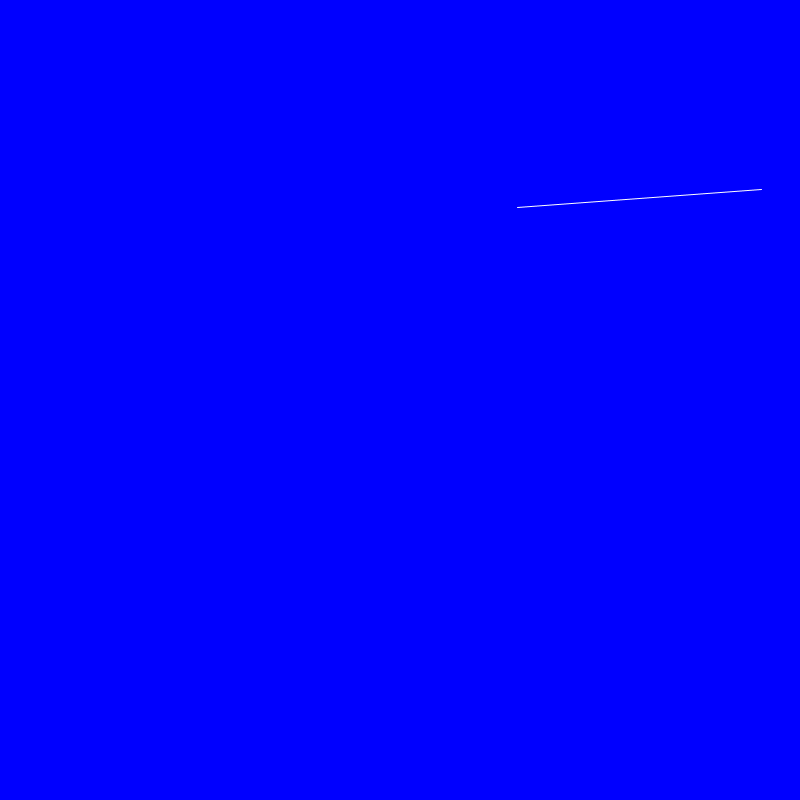
Frame 1 (no input)
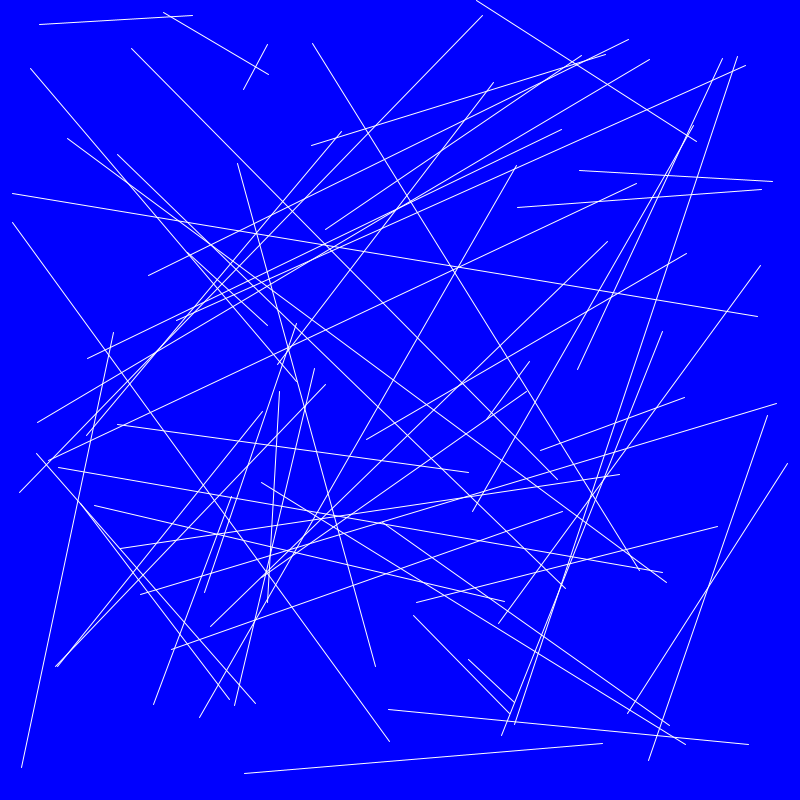
Frame 60 (the mouse pressed at the canvas centre just before this capture)
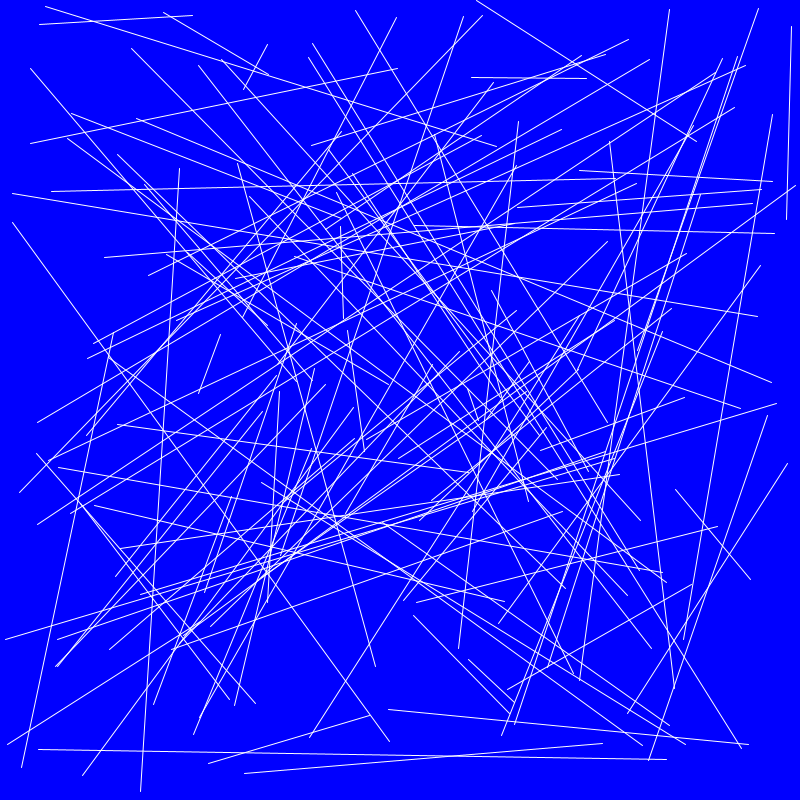
Frame 120 (the mouse held since frame 60 and released just before this capture)

The Processing sketch that drew these frames (run headless with seeded random() and noise(); from frame 60 on, the mouse is pressed at the canvas centre):

// Processing sketch: LSIp2_03_RandomLine
// ── LSIp2_03_RandomLine.pde
void setup() {
  size(800, 800);
  background(0, 0, 255);
  smooth();
}

void draw() {
  stroke(255);
  line(random(width),random(height),random(width),random(height));
}
